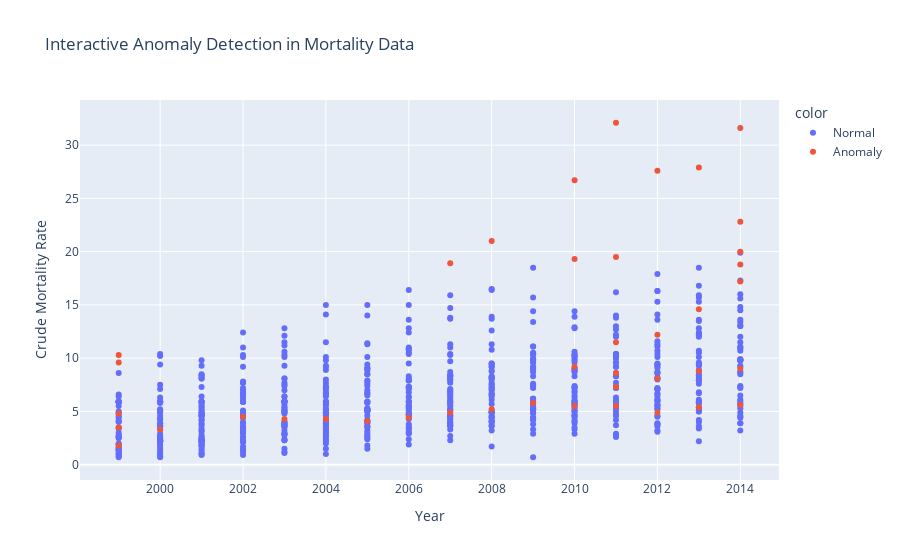

Notebook cell for this chart:
### Code cell
# interactive scatter plot with Plotly
fig = px.scatter(
    df, 
    x="year", 
    y="crude_rate", 
    color=df["anomaly"].map({1: "Normal", -1: "Anomaly"}), 
    hover_data=["state", "deaths", "prescriptions_dispensed_by_us_retailers_in_that_year_(millions)"],
    title="Interactive Anomaly Detection in Mortality Data",
    labels={"crude_rate": "Crude Mortality Rate", "year": "Year"},
)

# Show the plot
fig.show()

### Figure 1 — Plotly figure (JSON) as saved in the notebook; plotly's stock layout.template omitted (floating-point values rounded to 4 significant figures; data arrays with more than 128 entries replaced by an {"elided": "..."} marker saying what was removed)
{"data": [{"customdata": {"elided": "775x3 mixed values"}, "hovertemplate": "color=Normal<br>Year=%{x}<br>Crude Mortality Rate=%{y}<br>state=%{customdata[0]}<br>deaths=%{customdata[1]}<br>prescriptions_dispensed_by_us_retailers_in_that_year_(millions)=%{customdata[2]}<extra></extra>", "legendgroup": "Normal", "marker": {"color": "#636efa", "symbol": "circle"}, "mode": "markers", "name": "Normal", "orientation": "v", "showlegend": true, "type": "scatter", "x": {"elided": "775 int values"}, "xaxis": "x", "y": {"elided": "775 float values"}, "yaxis": "y"}, {"customdata": [["California", 1598, 116], ["California", 1105, 126], ["California", 1583, 142], ["California", 1530, 149], ["California", 1547, 155], ["California", 1485, 163], ["California", 1602, 174], ["California", 1762, 184], ["California", 1889, 196], ["California", 2128, 202], ["California", 2059, 210], ["California", 2057, 219], ["California", 1847, 217], ["California", 2088, 207], ["California", 2159, 196], ["Florida", 1739, 210], ["Florida", 1637, 219], ["Maryland", 503, 116], ["Massachusetts", 1161, 196], ["Nevada", 520, 210], ["Nevada", 532, 219], ["New Hampshire", 302, 196], ["New Mexico", 187, 116], ["New York", 664, 116], ["New York", 1417, 219], ["New York", 1576, 217], ["New York", 1732, 207], ["New York", 1787, 196], ["Ohio", 1333, 219], ["Ohio", 1403, 217], ["Ohio", 1695, 207], ["Ohio", 2175, 196], ["Rhode Island", 211, 196], ["Texas", 379, 116], ["West Virginia", 347, 184], ["West Virginia", 387, 196], ["West Virginia", 495, 210], ["West Virginia", 596, 219], ["West Virginia", 513, 217], ["West Virginia", 518, 207], ["West Virginia", 585, 196]], "hovertemplate": "color=Anomaly<br>Year=%{x}<br>Crude Mortality Rate=%{y}<br>state=%{customdata[0]}<br>deaths=%{customdata[1]}<br>prescriptions_dispensed_by_us_retailers_in_that_year_(millions)=%{customdata[2]}<extra></extra>", "legendgroup": "Anomaly", "marker": {"color": "#EF553B", "symbol": "circle"}, "mode": "markers", "name": "Anomaly", "orientation": "v", "showlegend": true, "type": "scatter", "x": [1999, 2000, 2002, 2003, 2004, 2005, 2006, 2007, 2008, 2009, 2010, 2011, 2012, 2013, 2014, 2010, 2011, 1999, 2014, 2010, 2011, 2014, 1999, 1999, 2011, 2012, 2013, 2014, 2011, 2012, 2013, 2014, 2014, 1999, 2007, 2008, 2010, 2011, 2012, 2013, 2014], "xaxis": "x", "y": [4.8, 3.3, 4.5, 4.3, 4.3, 4.1, 4.4, 4.9, 5.2, 5.8, 5.5, 5.5, 4.9, 5.4, 5.6, 9.2, 8.6, 9.6, 17.2, 19.3, 19.5, 22.8, 10.3, 3.5, 7.3, 8.1, 8.8, 9, 11.5, 12.2, 14.6, 18.8, 20, 1.8, 18.9, 21, 26.7, 32.1, 27.6, 27.9, 31.6], "yaxis": "y"}], "layout": {"autosize": true, "legend": {"title": {"text": "color"}, "tracegroupgap": 0}, "title": {"text": "Interactive Anomaly Detection in Mortality Data"}, "xaxis": {"anchor": "y", "autorange": true, "domain": [0, 1], "range": [1998.0, 2015.0], "title": {"text": "Year"}, "type": "linear"}, "yaxis": {"anchor": "x", "autorange": true, "domain": [0, 1], "range": [-1.891, 34.69], "title": {"text": "Crude Mortality Rate"}, "type": "linear"}}}
